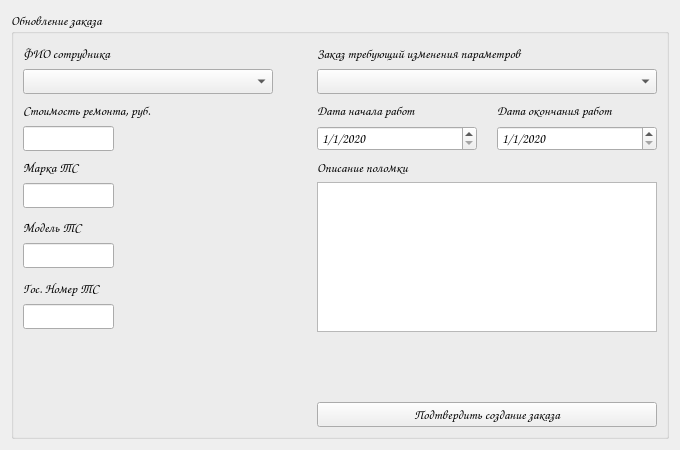
<?xml version="1.0" encoding="UTF-8"?>
<ui version="4.0">
 <class>Form</class>
 <widget class="QWidget" name="Form">
  <property name="windowModality">
   <enum>Qt::ApplicationModal</enum>
  </property>
  <property name="geometry">
   <rect>
    <x>0</x>
    <y>0</y>
    <width>680</width>
    <height>450</height>
   </rect>
  </property>
  <property name="sizePolicy">
   <sizepolicy hsizetype="Fixed" vsizetype="Fixed">
    <horstretch>0</horstretch>
    <verstretch>0</verstretch>
   </sizepolicy>
  </property>
  <property name="minimumSize">
   <size>
    <width>680</width>
    <height>450</height>
   </size>
  </property>
  <property name="maximumSize">
   <size>
    <width>680</width>
    <height>450</height>
   </size>
  </property>
  <property name="font">
   <font>
    <family>Comic Sans MS</family>
    <pointsize>10</pointsize>
   </font>
  </property>
  <property name="windowTitle">
   <string>Редактирование заказов</string>
  </property>
  <property name="windowIcon">
   <iconset resource="../image.qrc">
    <normaloff>:/newPrefix/images/python.ico</normaloff>:/newPrefix/images/python.ico</iconset>
  </property>
  <property name="locale">
   <locale language="Russian" country="Russia"/>
  </property>
  <layout class="QGridLayout" name="gridLayout_5">
   <item row="0" column="0">
    <widget class="QGroupBox" name="groupBox">
     <property name="title">
      <string>Обновление заказа</string>
     </property>
     <layout class="QGridLayout" name="gridLayout_3">
      <item row="0" column="0">
       <widget class="QLabel" name="label">
        <property name="sizePolicy">
         <sizepolicy hsizetype="Fixed" vsizetype="Fixed">
          <horstretch>0</horstretch>
          <verstretch>0</verstretch>
         </sizepolicy>
        </property>
        <property name="minimumSize">
         <size>
          <width>0</width>
          <height>20</height>
         </size>
        </property>
        <property name="maximumSize">
         <size>
          <width>16777215</width>
          <height>20</height>
         </size>
        </property>
        <property name="text">
         <string>ФИО сотрудника</string>
        </property>
       </widget>
      </item>
      <item row="0" column="1">
       <widget class="QLabel" name="label_7">
        <property name="sizePolicy">
         <sizepolicy hsizetype="Fixed" vsizetype="Fixed">
          <horstretch>0</horstretch>
          <verstretch>0</verstretch>
         </sizepolicy>
        </property>
        <property name="minimumSize">
         <size>
          <width>0</width>
          <height>20</height>
         </size>
        </property>
        <property name="maximumSize">
         <size>
          <width>16777215</width>
          <height>20</height>
         </size>
        </property>
        <property name="text">
         <string>Заказ требующий изменения параметров</string>
        </property>
       </widget>
      </item>
      <item row="1" column="0">
       <widget class="QComboBox" name="comboBox">
        <property name="sizePolicy">
         <sizepolicy hsizetype="Fixed" vsizetype="Fixed">
          <horstretch>0</horstretch>
          <verstretch>0</verstretch>
         </sizepolicy>
        </property>
        <property name="minimumSize">
         <size>
          <width>250</width>
          <height>20</height>
         </size>
        </property>
        <property name="maximumSize">
         <size>
          <width>250</width>
          <height>25</height>
         </size>
        </property>
       </widget>
      </item>
      <item row="1" column="1">
       <widget class="QComboBox" name="comboBox_2">
        <property name="sizePolicy">
         <sizepolicy hsizetype="Fixed" vsizetype="Fixed">
          <horstretch>0</horstretch>
          <verstretch>0</verstretch>
         </sizepolicy>
        </property>
        <property name="minimumSize">
         <size>
          <width>340</width>
          <height>20</height>
         </size>
        </property>
        <property name="maximumSize">
         <size>
          <width>340</width>
          <height>25</height>
         </size>
        </property>
       </widget>
      </item>
      <item row="2" column="0">
       <layout class="QFormLayout" name="formLayout_3">
        <property name="verticalSpacing">
         <number>6</number>
        </property>
        <item row="0" column="0">
         <widget class="QLabel" name="label_13">
          <property name="sizePolicy">
           <sizepolicy hsizetype="Fixed" vsizetype="Fixed">
            <horstretch>0</horstretch>
            <verstretch>0</verstretch>
           </sizepolicy>
          </property>
          <property name="minimumSize">
           <size>
            <width>0</width>
            <height>20</height>
           </size>
          </property>
          <property name="maximumSize">
           <size>
            <width>16777215</width>
            <height>20</height>
           </size>
          </property>
          <property name="text">
           <string>Стоимость ремонта, руб.</string>
          </property>
         </widget>
        </item>
        <item row="1" column="0">
         <widget class="QLineEdit" name="repair_cost">
          <property name="sizePolicy">
           <sizepolicy hsizetype="Fixed" vsizetype="Fixed">
            <horstretch>0</horstretch>
            <verstretch>0</verstretch>
           </sizepolicy>
          </property>
         </widget>
        </item>
       </layout>
      </item>
      <item row="2" column="1">
       <layout class="QGridLayout" name="gridLayout">
        <property name="horizontalSpacing">
         <number>20</number>
        </property>
        <property name="verticalSpacing">
         <number>6</number>
        </property>
        <item row="0" column="0">
         <widget class="QLabel" name="label_5">
          <property name="sizePolicy">
           <sizepolicy hsizetype="Fixed" vsizetype="Fixed">
            <horstretch>0</horstretch>
            <verstretch>0</verstretch>
           </sizepolicy>
          </property>
          <property name="minimumSize">
           <size>
            <width>0</width>
            <height>20</height>
           </size>
          </property>
          <property name="maximumSize">
           <size>
            <width>16777215</width>
            <height>20</height>
           </size>
          </property>
          <property name="text">
           <string>Дата начала работ</string>
          </property>
         </widget>
        </item>
        <item row="0" column="1">
         <widget class="QLabel" name="label_6">
          <property name="sizePolicy">
           <sizepolicy hsizetype="Fixed" vsizetype="Fixed">
            <horstretch>0</horstretch>
            <verstretch>0</verstretch>
           </sizepolicy>
          </property>
          <property name="minimumSize">
           <size>
            <width>0</width>
            <height>20</height>
           </size>
          </property>
          <property name="maximumSize">
           <size>
            <width>16777215</width>
            <height>20</height>
           </size>
          </property>
          <property name="text">
           <string>Дата окончания работ</string>
          </property>
         </widget>
        </item>
        <item row="1" column="0">
         <widget class="QDateEdit" name="dateEdit">
          <property name="sizePolicy">
           <sizepolicy hsizetype="Fixed" vsizetype="Fixed">
            <horstretch>0</horstretch>
            <verstretch>0</verstretch>
           </sizepolicy>
          </property>
          <property name="minimumSize">
           <size>
            <width>160</width>
            <height>25</height>
           </size>
          </property>
          <property name="maximumSize">
           <size>
            <width>160</width>
            <height>25</height>
           </size>
          </property>
          <property name="displayFormat">
           <string>d/M/yyyy</string>
          </property>
          <property name="date">
           <date>
            <year>2020</year>
            <month>1</month>
            <day>1</day>
           </date>
          </property>
         </widget>
        </item>
        <item row="1" column="1">
         <widget class="QDateEdit" name="dateEdit_2">
          <property name="sizePolicy">
           <sizepolicy hsizetype="Fixed" vsizetype="Fixed">
            <horstretch>0</horstretch>
            <verstretch>0</verstretch>
           </sizepolicy>
          </property>
          <property name="minimumSize">
           <size>
            <width>160</width>
            <height>25</height>
           </size>
          </property>
          <property name="maximumSize">
           <size>
            <width>160</width>
            <height>25</height>
           </size>
          </property>
          <property name="displayFormat">
           <string>d/M/yyyy</string>
          </property>
          <property name="date">
           <date>
            <year>2020</year>
            <month>1</month>
            <day>1</day>
           </date>
          </property>
         </widget>
        </item>
       </layout>
      </item>
      <item row="3" column="0">
       <layout class="QFormLayout" name="formLayout">
        <item row="0" column="0">
         <widget class="QLabel" name="label_2">
          <property name="sizePolicy">
           <sizepolicy hsizetype="Fixed" vsizetype="Fixed">
            <horstretch>0</horstretch>
            <verstretch>0</verstretch>
           </sizepolicy>
          </property>
          <property name="minimumSize">
           <size>
            <width>0</width>
            <height>20</height>
           </size>
          </property>
          <property name="maximumSize">
           <size>
            <width>16777215</width>
            <height>20</height>
           </size>
          </property>
          <property name="text">
           <string>Марка ТС</string>
          </property>
         </widget>
        </item>
        <item row="1" column="0">
         <widget class="QLineEdit" name="vehicle_brand"/>
        </item>
       </layout>
      </item>
      <item row="3" column="1" rowspan="3">
       <layout class="QGridLayout" name="gridLayout_2" columnstretch="0">
        <property name="horizontalSpacing">
         <number>0</number>
        </property>
        <property name="verticalSpacing">
         <number>5</number>
        </property>
        <item row="0" column="0">
         <widget class="QLabel" name="label_4">
          <property name="sizePolicy">
           <sizepolicy hsizetype="Fixed" vsizetype="Fixed">
            <horstretch>0</horstretch>
            <verstretch>0</verstretch>
           </sizepolicy>
          </property>
          <property name="minimumSize">
           <size>
            <width>0</width>
            <height>20</height>
           </size>
          </property>
          <property name="maximumSize">
           <size>
            <width>16777215</width>
            <height>20</height>
           </size>
          </property>
          <property name="text">
           <string>Описание поломки</string>
          </property>
         </widget>
        </item>
        <item row="1" column="0">
         <widget class="QTextEdit" name="breakdown_description">
          <property name="sizePolicy">
           <sizepolicy hsizetype="Fixed" vsizetype="Fixed">
            <horstretch>0</horstretch>
            <verstretch>0</verstretch>
           </sizepolicy>
          </property>
          <property name="minimumSize">
           <size>
            <width>340</width>
            <height>140</height>
           </size>
          </property>
          <property name="maximumSize">
           <size>
            <width>340</width>
            <height>150</height>
           </size>
          </property>
         </widget>
        </item>
       </layout>
      </item>
      <item row="4" column="0">
       <layout class="QFormLayout" name="formLayout_2">
        <item row="0" column="0">
         <widget class="QLabel" name="label_3">
          <property name="sizePolicy">
           <sizepolicy hsizetype="Fixed" vsizetype="Fixed">
            <horstretch>0</horstretch>
            <verstretch>0</verstretch>
           </sizepolicy>
          </property>
          <property name="minimumSize">
           <size>
            <width>0</width>
            <height>20</height>
           </size>
          </property>
          <property name="maximumSize">
           <size>
            <width>16777215</width>
            <height>20</height>
           </size>
          </property>
          <property name="text">
           <string>Модель ТС</string>
          </property>
         </widget>
        </item>
        <item row="1" column="0">
         <widget class="QLineEdit" name="vehicle_model"/>
        </item>
       </layout>
      </item>
      <item row="5" column="0">
       <layout class="QFormLayout" name="formLayout_4">
        <property name="verticalSpacing">
         <number>6</number>
        </property>
        <item row="0" column="0">
         <widget class="QLabel" name="label_14">
          <property name="sizePolicy">
           <sizepolicy hsizetype="Fixed" vsizetype="Fixed">
            <horstretch>0</horstretch>
            <verstretch>0</verstretch>
           </sizepolicy>
          </property>
          <property name="minimumSize">
           <size>
            <width>0</width>
            <height>20</height>
           </size>
          </property>
          <property name="maximumSize">
           <size>
            <width>16777215</width>
            <height>20</height>
           </size>
          </property>
          <property name="text">
           <string>Гос. Номер ТС</string>
          </property>
         </widget>
        </item>
        <item row="1" column="0">
         <widget class="QLineEdit" name="reg_number">
          <property name="sizePolicy">
           <sizepolicy hsizetype="Fixed" vsizetype="Fixed">
            <horstretch>0</horstretch>
            <verstretch>0</verstretch>
           </sizepolicy>
          </property>
         </widget>
        </item>
       </layout>
      </item>
      <item row="6" column="1">
       <spacer name="verticalSpacer">
        <property name="orientation">
         <enum>Qt::Vertical</enum>
        </property>
        <property name="sizeHint" stdset="0">
         <size>
          <width>20</width>
          <height>17</height>
         </size>
        </property>
       </spacer>
      </item>
      <item row="7" column="1">
       <widget class="QPushButton" name="pushButton">
        <property name="text">
         <string>Подтвердить создание заказа</string>
        </property>
       </widget>
      </item>
     </layout>
    </widget>
   </item>
  </layout>
 </widget>
 <resources>
  <include location="../image.qrc"/>
 </resources>
 <connections/>
</ui>
